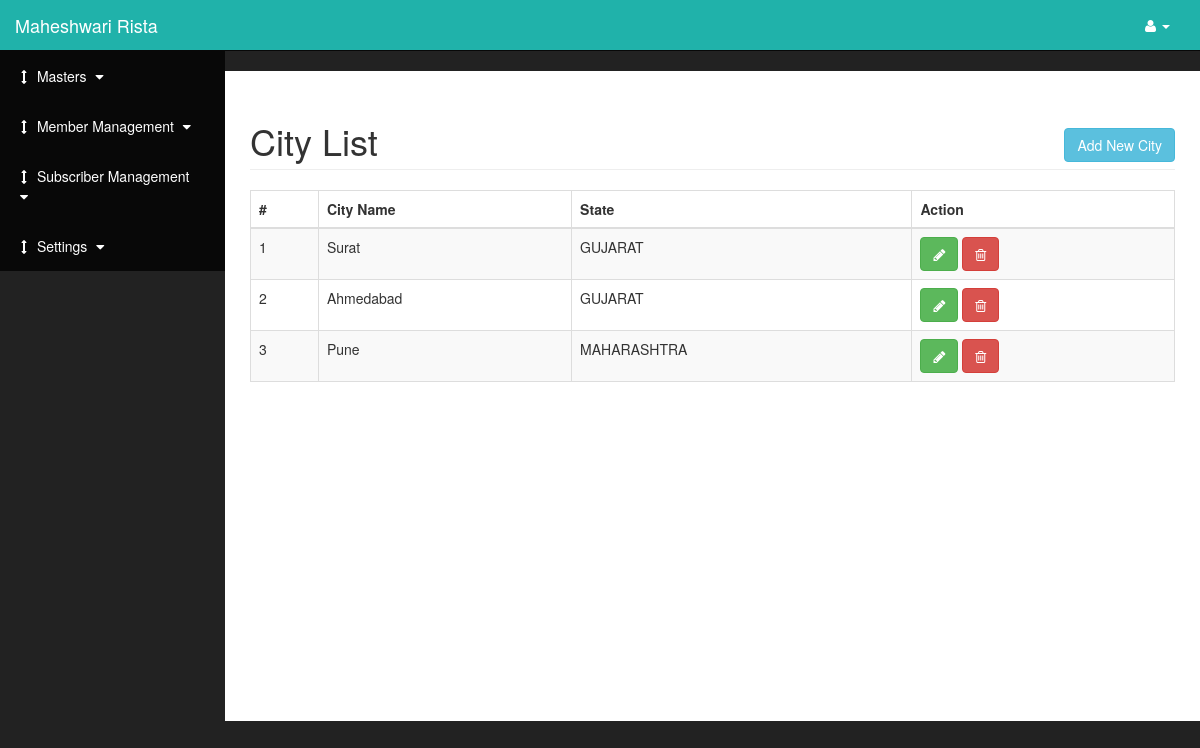
Page /admin/manage_city (signed in) on the committed database.
### tables this page shows
CREATE TABLE IF NOT EXISTS `tbl_city` (
  `city_id` int(11) NOT NULL AUTO_INCREMENT,
  `city_name` varchar(100) NOT NULL,
  `state_id` int(11) NOT NULL,
  PRIMARY KEY (`city_id`),
  KEY `city_id` (`city_id`)
);

CREATE TABLE IF NOT EXISTS `tbl_state` (
  `state_id` int(11) NOT NULL AUTO_INCREMENT,
  `state_name` varchar(100) NOT NULL,
  `country_id` int(11) NOT NULL,
  PRIMARY KEY (`state_id`),
  KEY `state_id` (`state_id`)
);

### application/controllers/admin.php (called while the page is built, shortened)
<?php
class admin extends CI_Controller
{
    public function manage_city($param1="",$param2="",$param3="")
    {
        $per_page=$_SESSION["per_page"];
        $this->db->limit($per_page,$param1);
        $this->db->join("tbl_state","tbl_city.state_id=tbl_state.state_id");
        $page_data["resultset"]=$this->db->get("tbl_city");
        $resultset=$this->db->get("tbl_city");
        $total_rows=$resultset->num_rows();
        $page_data["paging_string"]=$this->paging_init("manage_city",$total_rows,$per_page);
        $page_data["start_position"]=intval($param1)+1;
        $page_data["page_title"]="City View";
        $page_data["page_name"]="city_view";
        $this->load->view("admin/index",$page_data);
    }
    public function paging_init($controller_name, $total_row, $per_page)
    {
        $this->load->library('pagination');
        $config['base_url']   = base_url() . 'admin/' . $controller_name;
        $config['total_rows'] = $total_row;
        $config['per_page']   = $per_page;
        $config['first_tag_open']  = $config['last_tag_open'] = $config['next_tag_open'] = $config['prev_tag_open'] = $config['num_tag_open'] = '<li>';
        $config['first_tag_close'] = $config['last_tag_close'] = $config['next_tag_close'] = $config['prev_tag_close'] = $config['num_tag_close'] = '</li>';
        $config['cur_tag_open']    = "<li class='active'><span>";
        $config['cur_tag_close']   = "</span></li>";
        $this->pagination->initialize($config);
        $paging_string = $this->pagination->create_links();
        return $paging_string;
    }
}
?>

### index.php (called while the page is built, shortened)
<?php
require_once BASEPATH.'core/CodeIgniter.php';

### application/views/admin/city_view.php (the view, shortened to what this page needs)
<div id="page-wrapper">
    <div class="container-fluid">
        <div class="row">
            <div class="col-lg-12">
                <h1 class="page-header">City List
                    <label style="float:right">
                        <button type="button" class="btn btn-info" data-toggle="modal" data-target="#myModal">Add New City</button>
                    </label>
                </h1>
            </div>
        </div>
        <div class="row">
            <div class="col-lg-12">
                <div class="table-responsive">
                  <table class="table table-bordered table-hover table-striped">
                      <thead>
            <th>#</th>
            <th>City Name</th>
            <th>State</th>
          <th>Action</th></thead><tbody>
        <?php
        if(!isset($start_position))
        {
            $i=1;
        }
        else
        {
            $i=$start_position;
        }
        foreach($resultset->result() as $result_row)
        {
        ?>
        <tr>
            <td><?php echo $i; ?></td>
            <td><?php echo $result_row->city_name; ?></td>
                <td><?php echo $result_row->state_name; ?></td>
            <td>
                <a class="btn btn-success" class="btn btn-info" data-toggle="modal" data-target="#editModal" onclick="get_edit_data(<?php echo $result_row->city_id; ?>);"><em class="fa fa-pencil"></em></a>
                <a class="btn btn-danger confirm-delete" data-id="<?php echo $result_row->city_id; ?>"><em class="fa fa-trash-o"></em></a>
            </td>
        </tr>
        <?php
            $i++;
        }
        ?>
        </tbody>
      </table>
    </div>
    </div>
   </div>
</div>
</div>

### template/css/sb-admin.css (style rules this page uses)
body { margin-top: 100px; background-color: #222; }
@media (min-width:768px) { body { margin-top: 50px; } }
#page-wrapper { width: 100%; padding: 0; background-color: #fff; }
@media (min-width:768px) { #page-wrapper { padding: 10px; } }

### application/views/admin/left_menu.php (style rules this page uses)
#page-wrapper { padding: 10px; min-height: 650px; }

### rows in the picture
tbl_city: city_name "Surat", state.state_name "GUJARAT"
tbl_city: city_name "Ahmedabad", state.state_name "GUJARAT"
tbl_city: city_name "Pune", state.state_name "MAHARASHTRA"
